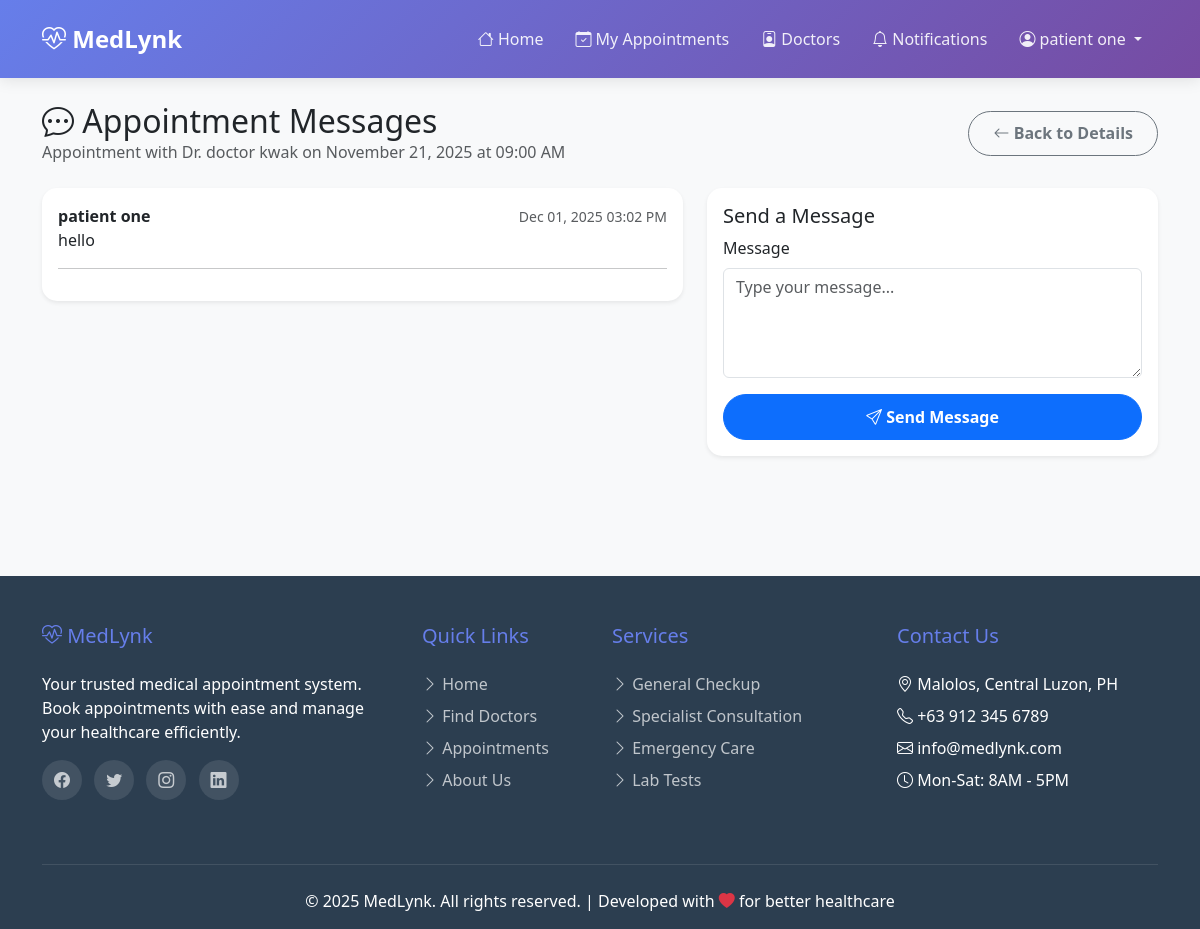
The app's page /appointments/3/messages/ (signed in) with its own data.
### accounts/models.py (models this page shows, shortened)
class User(AbstractBaseUser, PermissionsMixin):
    ROLE_CHOICES = (
        ('patient', 'Patient'),
        ('doctor', 'Doctor'),
        ('admin', 'Admin'),
    )
    email = models.EmailField(unique=True, max_length=255)
    first_name = models.CharField(max_length=100)
    last_name = models.CharField(max_length=100)
    phone_number = models.CharField(max_length=15, blank=True, null=True)
    address = models.TextField(blank=True, null=True)
    profile_picture = models.ImageField(upload_to='profile_pics/', blank=True, null=True)
    date_of_birth = models.DateField(blank=True, null=True)
    gender = models.CharField(max_length=10, choices=[('male', 'Male'), ('female', 'Female'), ('other', 'Other')], blank=True, null=True)
    role = models.CharField(max_length=10, choices=ROLE_CHOICES, default='patient')
    height = models.DecimalField(max_digits=5, decimal_places=2, blank=True, null=True, help_text="Height in cm")
    weight = models.DecimalField(max_digits=5, decimal_places=2, blank=True, null=True, help_text="Weight in kg")
    is_approved = models.BooleanField(
        default=True,
        help_text='Designates whether this user is approved. Doctors require admin approval before they can login.'
    )
    is_active = models.BooleanField(default=True)
    is_staff = models.BooleanField(default=False)
    is_superuser = models.BooleanField(default=False)
    date_joined = models.DateTimeField(default=timezone.now)
    last_login = models.DateTimeField(blank=True, null=True)
    objects = UserManager()
    USERNAME_FIELD = 'email'
    REQUIRED_FIELDS = ['first_name', 'last_name']
    class Meta:
        verbose_name = 'User'
        verbose_name_plural = 'Users'
        ordering = ['-date_joined']
    def get_full_name(self):
        return f"{self.first_name} {self.last_name}".strip()

### appointments/models.py (models this page shows, shortened)
class Appointment(models.Model):
    STATUS_CHOICES = [
        ('pending', 'Pending'),
        ('confirmed', 'Confirmed'),
        ('completed', 'Completed'),
        ('cancelled', 'Cancelled'),
    ]
    patient = models.ForeignKey(settings.AUTH_USER_MODEL, on_delete=models.CASCADE, related_name='appointments')
    doctor = models.ForeignKey(Doctor, on_delete=models.CASCADE, related_name='appointments')
    date = models.DateField()
    time = models.TimeField()
    reason = models.TextField()
    notes = models.TextField(blank=True)
    status = models.CharField(max_length=20, choices=STATUS_CHOICES, default='pending')
    patient_confirmed_completion = models.BooleanField(default=False, help_text="Patient confirmed the appointment was completed")
    created_at = models.DateTimeField(auto_now_add=True)
    class Meta:
        ordering = ['-date', '-time']

class Doctor(models.Model):
    user = models.OneToOneField(settings.AUTH_USER_MODEL, on_delete=models.CASCADE)
    specialization = models.CharField(max_length=100)
    bio = models.TextField()
    license_number = models.CharField(max_length=50)
    consultation_fee = models.DecimalField(max_digits=10, decimal_places=2)

class AppointmentMessage(models.Model):
    appointment = models.ForeignKey(Appointment, on_delete=models.CASCADE, related_name='messages')
    sender = models.ForeignKey(settings.AUTH_USER_MODEL, on_delete=models.CASCADE, related_name='sent_appointment_messages')
    recipient = models.ForeignKey(settings.AUTH_USER_MODEL, on_delete=models.CASCADE, related_name='received_appointment_messages')
    message = models.TextField()
    created_at = models.DateTimeField(auto_now_add=True)
    class Meta:
        ordering = ['created_at']

### appointments/views.py (the view, shortened to what this page needs)
# urls.py: path('<int:pk>/messages/', views.appointment_messages, name='appointment_messages'),
@login_required
def appointment_messages(request, pk):
    appointment = _get_appointment_for_user(pk, request.user)
    messages_thread = appointment.messages.select_related('sender').all()
    context = {
        'appointment': appointment,
        'messages_thread': messages_thread,
        'title': 'Appointment Messages'
    }
    return render(request, 'pages/appointments/appointment_messages.html', context)

### accounts/context_processors.py (called while the page is built)
def notification_context(request):
    if request.user.is_authenticated:
        notifications = Notification.objects.filter(user=request.user, is_read=False)[:5]
        unread_count = notifications.count()
        return {
            'recent_notifications': notifications,
            'unread_count': unread_count
        }
    return {}

### appointments/views.py (called while the page is built)
def _get_appointment_for_user(pk, user):
    appointment = get_object_or_404(Appointment, pk=pk)
    if user.role == 'patient' and appointment.patient != user:
        raise Http404("Appointment not found")
    if user.role == 'doctor' and appointment.doctor.user != user:
        raise Http404("Appointment not found")
    if user.role not in ['patient', 'doctor']:
        raise Http404("Appointment not available")
    return appointment

### templates/pages/appointments/appointment_messages.html (shortened to what this page needs)
{% extends 'atomic/base.html' %}
{% block content %}
<div class="container py-4">
    <div class="d-flex justify-content-between align-items-center mb-4">
        <div>
            <h2 class="mb-0"><i class="bi bi-chat-dots"></i> Appointment Messages</h2>
            <p class="text-muted mb-0">
                Appointment with Dr. {{ appointment.doctor.user.get_full_name }} on {{ appointment.date|date:"F d, Y" }} at {{ appointment.time|time:"h:i A" }}
            </p>
        </div>
        <a href="{% url 'appointments:appointment_detail' appointment.id %}" class="btn btn-outline-secondary">
            <i class="bi bi-arrow-left"></i> Back to Details
        </a>
    </div>
    <div class="row g-4">
        <div class="col-lg-7">
            <div class="card shadow-sm">
                <div class="card-body" style="max-height: 450px; overflow-y: auto;">
                    {% if messages_thread %}
                        {% for item in messages_thread %}
                        <div class="mb-3">
                            <div class="d-flex justify-content-between align-items-center">
                                <strong>{{ item.sender.get_full_name }}</strong>
                                <small class="text-muted">{{ item.created_at|date:"M d, Y h:i A" }}</small>
                            </div>
                            <p class="mb-0">{{ item.message }}</p>
                            <hr>
                        </div>
                        {% endfor %}
                    {% else %}
                        <p class="text-muted mb-0">No messages yet. Start the conversation below.</p>
                    {% endif %}
                </div>
            </div>
        </div>
        <div class="col-lg-5">
            <div class="card shadow-sm">
                <div class="card-body">
                    <h5 class="card-title">Send a Message</h5>
                    <form method="post">
                        <div class="mb-3">
                            <label class="form-label">Message</label>
                            <textarea name="message" class="form-control" rows="4" placeholder="Type your message..." required></textarea>
                        </div>
                        <button type="submit" class="btn btn-primary w-100">
                            <i class="bi bi-send"></i> Send Message
                        </button>
                    </form>
                </div>
            </div>
        </div>
    </div>
</div>
{% endblock %}

### templates/atomic/organisms/header.html (shortened to what this page needs)
<nav class="navbar navbar-expand-lg navbar-custom">
    <div class="container">
        <a class="navbar-brand" href="{% url 'home' %}">
            <i class="bi bi-heart-pulse"></i> MedLynk
        </a>
        <div class="collapse navbar-collapse" id="navbarNav">
            <ul class="navbar-nav ms-auto align-items-center">
                {% if user.is_authenticated %}
                <li class="nav-item">
                    <a class="nav-link" href="{% url 'home' %}">
                        <i class="bi bi-house"></i> Home
                    </a>
                </li>
                {% if user.role == 'patient' %}
                <li class="nav-item">
                    <a class="nav-link" href="{% url 'appointments:appointment_list' %}">
                        <i class="bi bi-calendar-check"></i> My Appointments
                    </a>
                </li>
                <li class="nav-item">
                    <a class="nav-link" href="{% url 'doctors:doctor_list' %}">
                        <i class="bi bi-person-badge"></i> Doctors
                    </a>
                </li>
                {% elif user.role == 'admin' %}
                <li class="nav-item">
                    <a class="nav-link" href="{% url 'admin_dashboard' %}">
                        <i class="bi bi-speedometer2"></i> Dashboard
                    </a>
                </li>
                {% endif %}
                <li class="nav-item">
                    <a class="nav-link" href="{% url 'notification_list' %}">
                        <i class="bi bi-bell"></i> Notifications
                    </a>
                </li>
                <li class="nav-item dropdown">
                    <a class="nav-link dropdown-toggle" href="#" id="userDropdown" role="button" data-bs-toggle="dropdown">
                        <i class="bi bi-person-circle"></i> {{ user.get_full_name|default:user.email }}
                    </a>
                </li>
                {% endif %}
            </ul>
        </div>
    </div>
</nav>

### templates/atomic/base.html (style rules this page uses)
* { margin: 0; padding: 0; box-sizing: border-box; }
body { font-family: 'Segoe UI', Tahoma, Geneva, Verdana, sans-serif; background: #f8f9fa; min-height: 100vh; display: flex; flex-direction: column; }
.btn { border-radius: 25px; padding: 0.6rem 1.5rem; font-weight: 600; transition: all 0.3s ease; }
.card { border: none; border-radius: 15px; box-shadow: 0 2px 10px rgba(0,0,0,0.05); transition: all 0.3s ease; }

### templates/atomic/organisms/header.html (style rules this page uses)
.navbar-custom { background: linear-gradient(135deg, #667eea 0%, #764ba2 100%); padding: 1rem 0; box-shadow: 0 2px 15px rgba(0,0,0,0.1); }
.navbar-custom .navbar-brand { color: white; font-weight: 700; font-size: 1.5rem; }
.navbar-custom .nav-link { color: rgba(255,255,255,0.9); margin: 0 0.5rem; transition: all 0.3s ease; }

### records on screen
User: get_full_name "patient one"
Appointment: doctor.user.get_full_name "doctor kwak", date "November 21, 2025", time "09:00 AM"
AppointmentMessage: sender.get_full_name "patient one", created_at "Dec 01, 2025 03:02 PM", message "hello"
